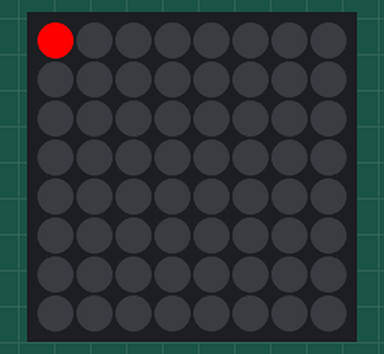
Bench run of a program on a simulated Raspberry Pi (BCM pin numbers) with a Sense HAT. Parts: the Sense HAT's 8×8 RGB LED matrix. At 4.6 s the program stops and its outputs stay as they are.

Above: at 0.09 s.
At 0.59 s:
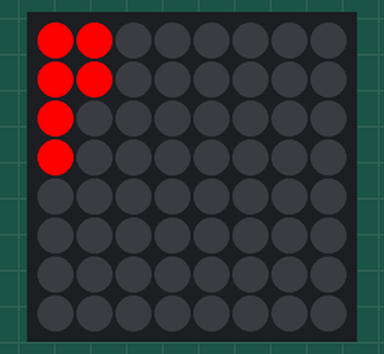
At 1.19 s:
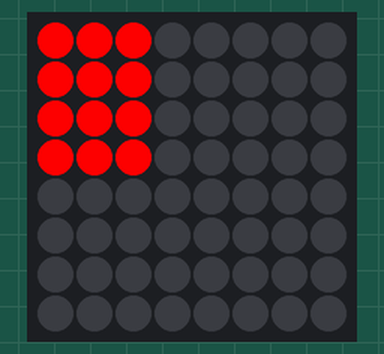
At 1.59 s:
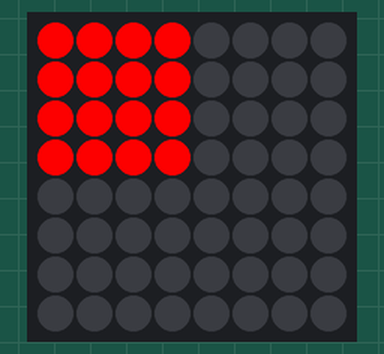
At 2.29 s:
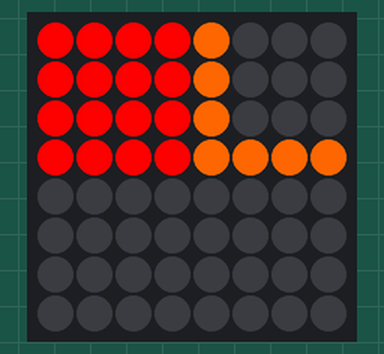
At 4.6 s:
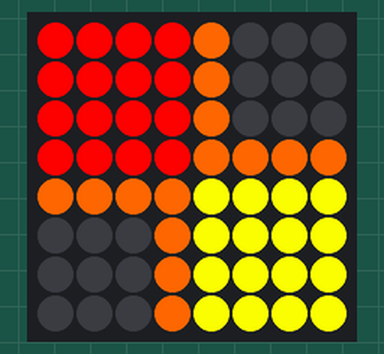

The program:

logo.py
```python
from sense_hat import SenseHat
from time import sleep
from random import *

sense = SenseHat()
sense = SenseHat()

X = [0, 0, 0]  # Red
O = [0, 0, 0]  # White

clean_up = [
O, O, O, X, X, O, O, O,
O, O, X, O, O, X, O, O,
O, O, O, O, O, X, O, O,
O, O, O, O, X, O, O, O,
O, O, O, X, O, O, O, O,
O, O, O, X, O, O, O, O,
O, O, O, O, O, O, O, O,
O, O, O, X, O, O, O, O
]

sense.set_pixels(clean_up)


for x in range(0, 4):
	for y in range(0, 4):
		sense.set_pixel(int(x), int(y), 255, 0, 0)
		sleep(0.1)

for x in range(4, 5):
	for y in range(0, 4):
		sense.set_pixel(int(x), int(y), 255, 100, 0)
		sleep(0.1)

for x in range(5, 8):
	for y in range(3, 4):
		sense.set_pixel(int(x), int(y), 255, 100, 0)
		sleep(0.1)


for x in range(0, 4):
	for y in range(4, 5):
		sense.set_pixel(int(x), int(y), 255, 100, 0)
		sleep(0.1)

for x in range(3, 4):
	for y in range(5, 8):
		sense.set_pixel(int(x), int(y), 255, 100, 0)
		sleep(0.1)


for x in range(4, 8):
	for y in range(4, 8):
		sense.set_pixel(int(x), int(y), 255, 255, 0)
		sleep(0.1)
```
